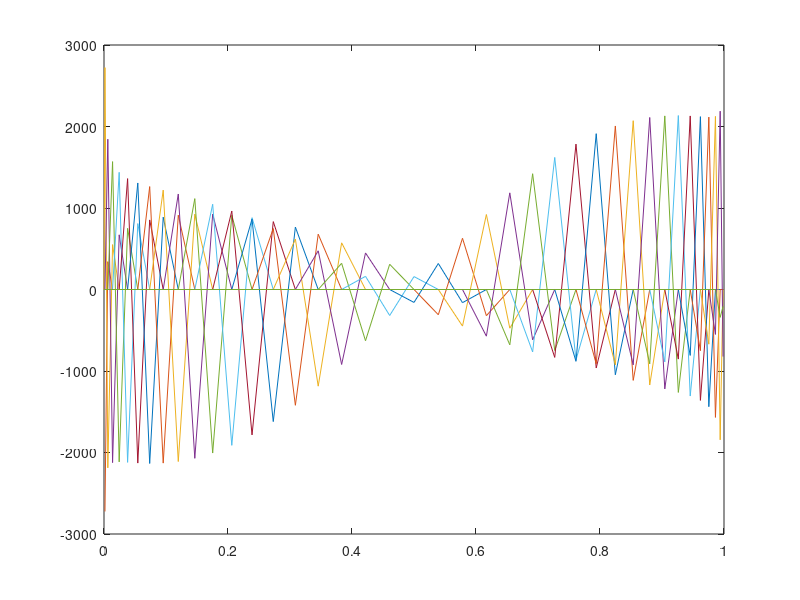

The MATLAB script that drew this image:
clear all
clc
%% heat equation approximate solution
% $u_t = u_{xx}$
% on $x \in [0, 1)$ with periodic boundary conditions
%% grid
N = 40;
theta = linspace(0,pi,N+1);
theta = theta(1:N);
x = (-cos(theta)+1) /2;

for i=2:(N-1)
    h(i) = x(i+1) - x(i);
    him1(i) = x(i) - x(i-1);
    L(i,i) = -2 / (him1(i) * h(i));
    L(i,i-1) = 2 / (him1(i)^2 + him1(i) * h(i));
    L(i,i+1) = 2 / (h(i) * him1(i) + h(i) ^2);
end

L(1,1) = -2 / (him1(1) * h(1));
L(1,2) = 2 / (h(1) * him1(1) + h(1) ^2);
L(40,:) = 0;
L(40,39) = 2 / (him1(39)^2 + him1(39) * h(39));
L(40,40) = 2 / (him1(39)^2 + him1(39) * h(39));

u = sin(2*pi*x);
uxx_exact = -4*cos(2*pi*x);
uxx = L.*u;
plot(x,uxx);
% plot(x,uxx_exact)

h_j = max(h); %index 20

errors = [];
for i=1:10
    for i=2:(N-1)
    h(i) = x(i+1) - x(i);
    him1(i) = x(i) - x(i-1);
    h(20) = 2 * h(20);
    L(i,i) = -2 / (him1(i) * h(i));
    L(i,i-1) = 2 / (him1(i)^2 + him1(i) * h(i));
    L(i,i+1) = 2 / (h(i) * him1(i) + h(i) ^2);
    end
    uxx = L.*u;
    errors = [errors norm(uxx - uxx_exact, inf)];
end
